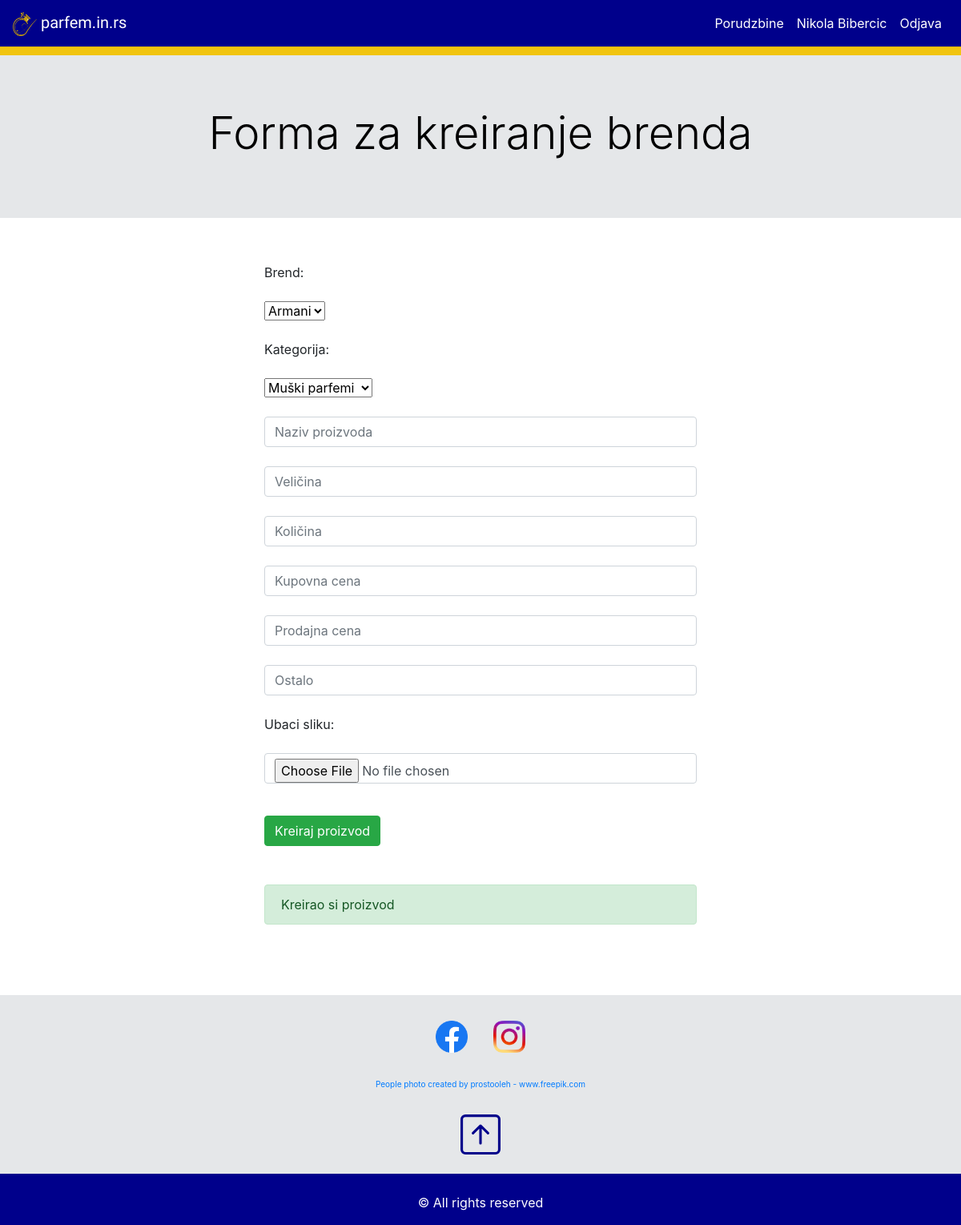
Page /views/admin.create.product.view.php?productInserted=1 (signed in) on the committed database.
### tables this page shows
CREATE TABLE settings(
	setting_id int AUTO_INCREMENT PRIMARY KEY,
	setting_description varchar(150),
	setting_value varchar(150),
	setting_value_2 varchar(150)
);

### classes/Connection.php (called while the page is built)
<?php
    class Connection{
        public $host='localhost';
        public $dbname='shop';
        public $username='root';
        public $password='';
        public function connect(){
            try{
                return new PDO("mysql:host={$this->host};dbname={$this->dbname};charset=utf8",$this->username,$this->password);
            }catch(PDOException $e){
                echo 'Error'.$e->getMessage();
            }
        }
    }
?>

### objects.php (called while the page is built, shortened)
<?php
    require 'classes/Connection.php';
    require 'classes/ConnectionBuilder.php';
    require 'classes/User.php';
    require 'classes/Product.php';
    require 'classes/Setting.php';
    $conn = new Connection();
    $user = new User($conn->connect());
    $product = new Product($conn->connect());
    $setting = new Setting($conn->connect());
?>

### classes/ConnectionBuilder.php (called while the page is built, shortened)
<?php
    class ConnectionBuilder{
        public function __construct($conn){
            $this->conn = $conn;
        }
    }
?>

### classes/User.php (called while the page is built, shortened)
<?php
    class User extends ConnectionBuilder{
        public function checkUserAdmin($user_id){
            $sql = "select ur.user_id
                    from user_roles ur
                    inner join roles r on r.role_id = ur.role_id
                    where   ur.user_id = {$user_id}
                            and r.name = 'Admin' ";
            $query = $this->conn->prepare($sql);
            $query->execute();
            $checkUserAdmin = $query->fetchAll(PDO::FETCH_OBJ);
            return $checkUserAdmin;
        }
    }
?>

### classes/Product.php (called while the page is built, shortened)
<?php
    class Product extends ConnectionBuilder{
        public function selectAllCategories(){
            $sql = "select *
                    from categories c
                    ";
            $query = $this->conn->prepare($sql);
            $query->execute();
            $result = $query->fetchAll(PDO::FETCH_OBJ);
            return $result;
        }
        public function selectAllBrands(){
            $sql = "select *
                    from brands b
                    ";
            $query = $this->conn->prepare($sql);
            $query->execute();
            $result = $query->fetchAll(PDO::FETCH_OBJ);
            return $result;
        }
    }
?>

### views/admin.create.product.view.php (the view, shortened to what this page needs)
<?php require '../objects.php'; ?>
<?php require '../partials/header.php'; ?>
<?php require '../partials/navbar.php'; ?>
<?php
 $setting->navbar('Forma za kreiranje brenda');
?>
<br>
<div class="container">
    <div class="row">
        <div class="col-3">
        </div>
        <div class="col-6">
            <form action="../files/insert.product.php" method="POST" enctype="multipart/form-data">
                <div class="form-group">
                    Brend:<br><br>
                    <select name="brandId" id="">
                        <?php  $result = $product->selectAllBrands(); foreach($result as $x):  ?>
                            <option value=<?php echo $x->brand_id; ?> class="form-control"><?php echo $x->name; ?></option>
                        <?php endforeach; ?>
                    </select><br><br>
                    Kategorija:<br><br>
                    <select name="categoryId" id="">
                        <?php  $result = $product->selectAllCategories(); foreach($result as $x):  ?>
                            <option value=<?php echo $x->category_id; ?> class="form-control"><?php echo $x->name; ?></option>
                        <?php endforeach; ?>
                    </select><br><br>
                    <input type="text" name="name" placeholder="Naziv proizvoda" class="form-control" required><br>
                    <input type="number" name="size" placeholder="Veličina" class="form-control" required><br>
                    <input type="number" name="quantity" placeholder="Količina" class="form-control" required><br>
                    <input type="number" name="purchasePrice" step=0.01 placeholder="Kupovna cena" class="form-control" required><br>
                    <input type="number" name="sellingPrice" step=0.01 placeholder="Prodajna cena" class="form-control" required><br>
                    <input type="text" name="otherInformation" placeholder="Ostalo" class="form-control" ><br>
                    Ubaci sliku:<br><br>
                    <input type="file" name="image1" id="image1" class="form-control"><br>
                </div>
                <button class="btn btn-success" type="submit" name="insertBrand">Kreiraj proizvod</button>
            </form>
            <br>
            <br>
            <?php if(isset($_GET['productInserted']) && $_GET['productInserted']==true): ?>
                <div class="alert alert-success" role="alert">Kreirao si proizvod</div>
            <?php endif; ?>
        </div>
        <div class="col-3">
        </div>
    </div>
</div>
<br>
<br>
<br>
<?php require '../partials/footer.php'; ?>

### partials/navbar.php (shortened to what this page needs)
<div class="sticky-top">
    <nav class="navbar navbar-expand-lg navbar-dark" style="background-color: darkblue; ">
            <a class="navbar-brand" href="/shop/index.php" style="font-family: 'Dancing Script', cursive;">
                <?php $logoIconLink = $setting->selectSettingValue(17); ?>
                <img src=<?php echo $logoIconLink[0]->setting_value ?> class="card-img-top" alt="" style="height:30px; width:30px;">
                parfem.in.rs
            </a>
            <div class="collapse navbar-collapse" id="navbarTogglerDemo02">
                <ul class="navbar-nav ml-auto">
                    <?php
                        if(isset($_SESSION['user'])){
                            $userId = $_SESSION['user']->user_id;
                        }
                    ?>
                    <?php if(!isset($_SESSION['user'])):  ?>
                        <?php echo ''; ?>
                    <?php elseif($user->checkUserAdmin($userId) or $user->checkUserBloger($userId)):  ?>
                        <li class="nav-item">
                            <a href="/shop/views/admin.orders.view.php" class="nav-link" id="navLink1" style="color:white;">Porudzbine</a>
                        </li>
                    <?php endif; ?>
                    <?php if(isset($_SESSION['user'])): ?>
                        <li class="nav-item">
                            <a href="/shop/views/admin.view.php" class="nav-link" id="navLink2" style="color:white;">
                                <?php
                                    echo $_SESSION['user']->name;
                                ?>
                            </a>
                        </li>
                        <li class="nav-item"><a href="/shop/files/logout.php" class="nav-link" id="navLink3" style="color:white;">Odjava</a></li>
                    <?php else: ?>
                        <li class="nav-item" ><a href="/shop/views/login.view.php" class="nav-link" id="navLink4" style="color:white;">Prijava</a></li>
                    <?php endif; ?>
                </ul>
            </div>
    </nav>
    <?php $navbarJumbotronColor = $setting->selectSettingValue(3); ?>
    <hr class="" class="bg-warning" <?php echo 'style="background-color:'.$navbarJumbotronColor[0]->setting_value.'; height:10px; margin:auto; " ' ?> >
</div>

### partials/footer.php (shortened to what this page needs)
    <?php $footerJumbotronColor = $setting->selectSettingValue(1); ?>
    <div class="container-fluid" <?php echo 'style="background-color:'.$footerJumbotronColor[0]->setting_value.'; " ' ?> >
        <div class="row">
            <div class="col-12" >
                <br>
                <ul class="nav justify-content-center">
                    <?php
                        $facebookIconShow = $setting->selectSettingValue(7);
                        if($facebookIconShow[0]->setting_value=='true'):
                     ?>
                        <li class="nav-item"><a href="#" class="nav-link"><img src=<?php $facebookIconLink = $setting->selectSettingValue(9); echo $facebookIconLink[0]->setting_value; ?> class="img-fluid" alt="Responsive image" width="40px" height="40px"></a></li>
                    <?php endif; ?>
                    <?php
                        $instagramIconShow = $setting->selectSettingValue(8);
                        if($instagramIconShow[0]->setting_value=='true'):
                     ?>
                        <li class="nav-item"><a href="#" class="nav-link"><img src=<?php $instagramIconLink = $setting->selectSettingValue(10); echo $instagramIconLink[0]->setting_value; ?> class="img-fluid" alt="Responsive image" width="40px" height="40px"></a></li>
                    <?php endif; ?>
                </ul>
                <br>
                <div class="text-center" style="font-size: 10px;">
                    <?php
                        $footerJumbotronlink1Show = $setting->selectSettingValue(12);
                        if($footerJumbotronlink1Show[0]->setting_value=='true'):
                     ?>
                        <?php $footerJumbotronlink1 = $setting->selectSettingValue(14); ?>
                        <a href=<?php echo $footerJumbotronlink1[0]->setting_value;  ?> ><?php echo $footerJumbotronlink1[0]->setting_value_2;  ?></a>
                        <br>
                    <?php endif; ?>
                    <?php $backToTopTextColor = $setting->selectSettingValue(11); ?>
                    <br>
                    <br>
                    <a id="back-to-top" href="#" class="" role="button" title="Click to return on the top page" data-toggle="tooltip" data-placement="left">
                        <svg xmlns="http://www.w3.org/2000/svg" width="50" height="50" fill="currentColor" class="bi bi-arrow-up-square" viewBox="0 0 16 16"  <?php echo 'style="color:'.$backToTopTextColor[0]->setting_value.'; " ' ?> >
                            <path fill-rule="evenodd" d="M15 2a1 1 0 0 0-1-1H2a1 1 0 0 0-1 1v12a1 1 0 0 0 1 1h12a1 1 0 0 0 1-1V2zM0 2a2 2 0 0 1 2-2h12a2 2 0 0 1 2 2v12a2 2 0 0 1-2 2H2a2 2 0 0 1-2-2V2zm8.5 9.5a.5.5 0 0 1-1 0V5.707L5.354 7.854a.5.5 0 1 1-.708-.708l3-3a.5.5 0 0 1 .708 0l3 3a.5.5 0 0 1-.708.708L8.5 5.707V11.5z"/>
                        </svg>
                    </a>
                </div>
                <br>
            </div>
        </div>
    </div>
    <?php
        $footerColor = $setting->selectSettingValue(5);
        $footerTextColor = $setting->selectSettingValue(6);
    ?>
    <div class="container-fluid" <?php echo 'style="background-color:'.$footerColor[0]->setting_value.'; color:'.$footerTextColor[0]->setting_value.'  " ' ?> >
        <div class="row">
            <div class="col-12 text-center">
                <div>
                    <br>
                    <p>&copy; All rights reserved</p>
                </div>
            </div>
        </div>
    </div>
</body>
</html>

### rows in the picture
settings: setting_value (picture)
settings: setting_value (picture)
settings: setting_value (picture)
settings: setting_value_2 "People photo created by prostooleh - www.freepik.com"

### other values in the picture
$_SESSION['user']->name "Nikola Bibercic"
$text "Forma za kreiranje brenda"
form field brandId "Armani"
form field categoryId "Muški parfemi"
